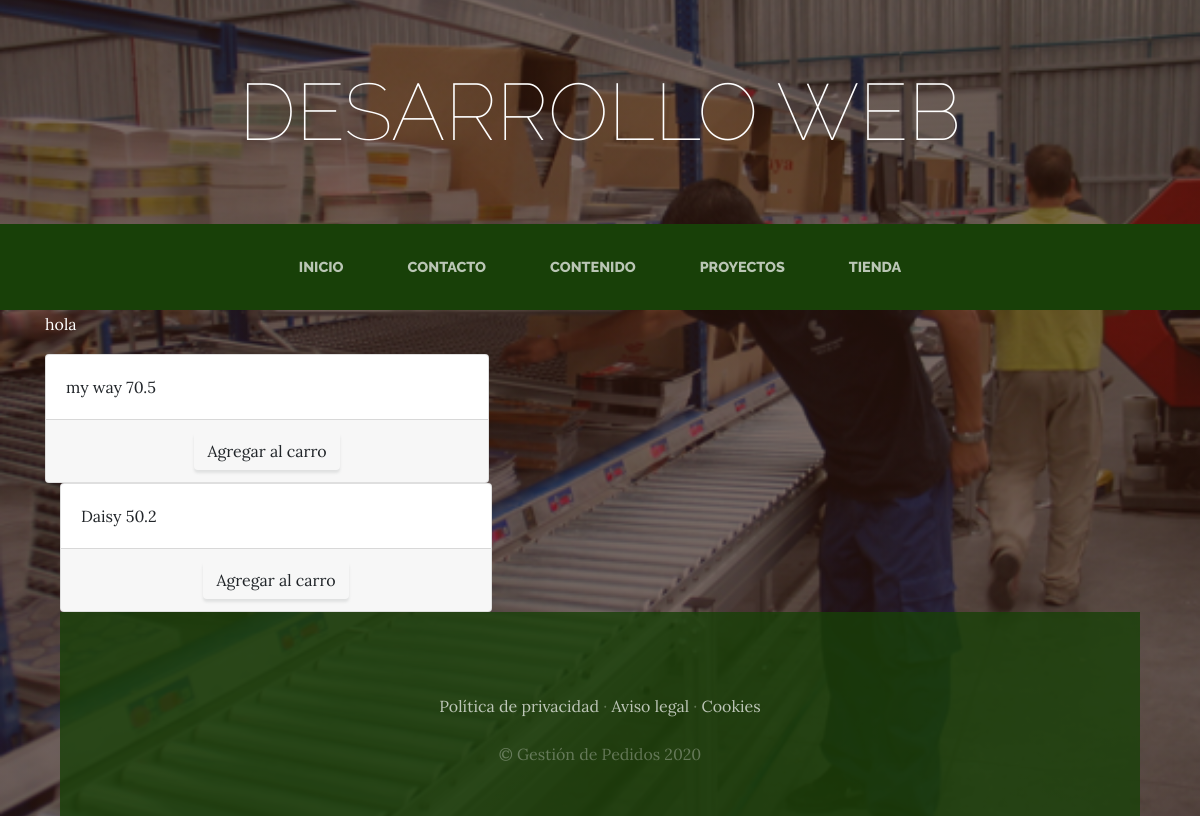
The app's page /tienda/ with its own data.
### TiendaApp/models.py (models this page shows, shortened)
class Producto (models.Model):
    nombre_producto = models.CharField(max_length=200)
    precio_producto = models.FloatField()
    categoria_producto = models.ForeignKey(Categoria, on_delete=models.CASCADE)
    imagen_producto = models.ImageField(upload_to="tienda", null=True, blank=True)
    disponibilidad_producto = models.BooleanField(default=True)
    class Meta:
        verbose_name = 'Producto'
        verbose_name_plural = 'Productos'

### TiendaApp/views.py (the view)
# urls.py: path('tienda/', include('TiendaApp.urls')),
def tienda(request):
    productos_list = Producto.objects.all()
    return render ( request , 'tienda/tienda.html', {'productos_list':productos_list } )

### TiendaApp/templates/tienda/tienda.html (shortened to what this page needs)
{% extends "NombreApp/base.html" %}
{% load static %}
{% block content %}
<div class="container">
<div style="float:righ">
  <p style ="color:white">hola </p>
<div/>
  <div class="row">
    {% for Producto in productos_list %}
    <div class="col">
        <div class="card" style="width: 40%;">
        <div class="card-body">
        <h7 class="card-title">{{Producto.nombre_producto}}</h7>
        <h7 class="card-title">{{Producto.precio_producto}}</h7>
        </div>
    <div class ="card-footer text-center">
      <a href"#" class="btn btn-sucess">Agregar al carro </a>
    </div>
    </div>
  </div>
   {% endfor %}
{% endblock %}

### NombreApp/static/NombreApp/css/gestion.css (style rules this page uses)
body { font-family: 'Lora'; background: linear-gradient(rgba(47, 23, 15, 0.65), rgba(47, 23, 15, 0.65)), url("../img/bg_main.jpg"); background-attachment: fixed; background-position: center; background-size: cover; }
p { line-height: 1.75; }
.btn { box-shadow: 0px 3px 3px 0px rgba(33, 37, 41, 0.1); }

### records on screen
Producto: nombre_producto "my way", precio_producto "70.5"
Producto: nombre_producto "Daisy", precio_producto "50.2"
